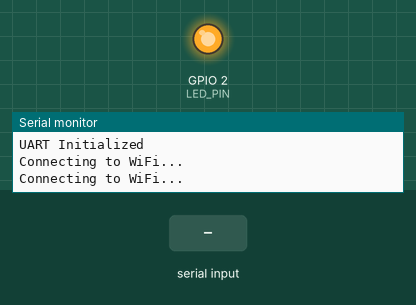
Recording of a sketch running on a simulated ESP32. On the bench: output pins drawn as LEDs (lit = HIGH), the last lines printed to the serial monitor. The test bench sets the inputs (shaded band). WiFi joins after 1.5 s; servers stay silent unless stated; no MQTT or app messages arrive unless stated.

Above: at 1.4 s.
1.5 s: "1\n" received over Serial
At 5.6 s:
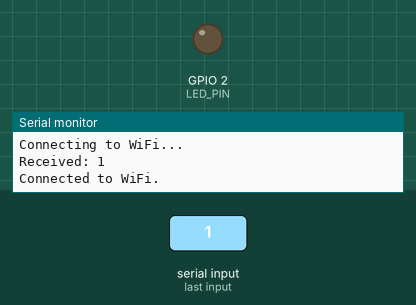
Timing chart, 0 to 7.8 s (numbered marks = the images above; inputs shaded):
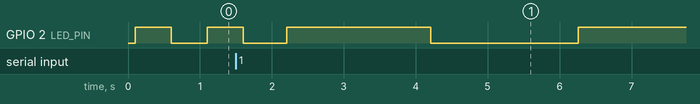

The sketch:

Assignment.ino
```cpp
#include <WiFi.h>
#include <PubSubClient.h>
#include <freertos/queue.h>

// Task handles for managing FreeRTOS tasks
TaskHandle_t WiFiAndMQTTTaskHandle;
TaskHandle_t SerialProcessingTaskHandle;

// GPIO pin for the onboard LED
#define LED_PIN 2

// WiFi and MQTT configurations
const char* WIFI_SSID = "Galaxy M205669";  // WiFi SSID
const char* WIFI_PASSWORD = "1234567788";  // WiFi password
const char* MQTT_SERVER = "test.mosquitto.org";  // MQTT broker address
const char* MQTT_TOPIC = "esp32/serialData";  // MQTT topic for publishing data

// Queue to store data received from UART
QueueHandle_t uartDataQueue;

// WiFi and MQTT clients
WiFiClient espWiFiClient;
PubSubClient mqttClient(espWiFiClient);

// Function to connect to WiFi
void connectToWiFi() {
  WiFi.mode(WIFI_STA);
  WiFi.begin(WIFI_SSID, WIFI_PASSWORD);
  while (WiFi.status() != WL_CONNECTED) {
    Serial.println("Connecting to WiFi...");
    digitalWrite(LED_PIN, HIGH);
    vTaskDelay(500 / portTICK_PERIOD_MS);
    digitalWrite(LED_PIN, LOW);
    vTaskDelay(500 / portTICK_PERIOD_MS);
  }
  Serial.println("Connected to WiFi.");
}

// Function to connect to the MQTT broker
void connectToMQTT() {
  mqttClient.setServer(MQTT_SERVER, 1883);
  while (!mqttClient.connected()) {
    Serial.println("Connecting to MQTT broker...");
    if (mqttClient.connect("ESP32Clienttest2")) {
      Serial.println("Connected to MQTT broker.");
      digitalWrite(LED_PIN, HIGH);
    } else {
      Serial.print("Failed to connect to MQTT. State: ");
      Serial.println(mqttClient.state());
      digitalWrite(LED_PIN, LOW);
      vTaskDelay(2000 / portTICK_PERIOD_MS);
    }
  }
}

// Task to manage WiFi and MQTT operations (runs on core 0)
void WiFiAndMQTTTaskCore0(void* parameters) {
  connectToWiFi();

  while (true) {
    vTaskDelay(100 / portTICK_PERIOD_MS);

    if (WiFi.status() == WL_CONNECTED) {
      digitalWrite(LED_PIN, HIGH);
      vTaskDelay(2000 / portTICK_PERIOD_MS);
      digitalWrite(LED_PIN, LOW);
      vTaskDelay(2000 / portTICK_PERIOD_MS);

      connectToMQTT();
      Serial.println("MQTT connected");

      while (true) {
        vTaskDelay(500 / portTICK_PERIOD_MS);
        char receivedData[100];
        if (xQueueReceive(uartDataQueue, &receivedData, 0)) {
          mqttClient.publish(MQTT_TOPIC, String(receivedData).c_str(), true);
          Serial.println("Publishing data");
          mqttClient.loop();
          vTaskDelay(100 / portTICK_PERIOD_MS);
        }
        vTaskDelay(100 / portTICK_PERIOD_MS);
      }
    } else {
      connectToWiFi();
    }
  }
}

// Task to process serial input data (runs on core 1)
void SerialProcessingTaskCore1(void* parameters) {
  Serial.begin(9600);
  Serial.println("UART Initialized");
  delay(1000);

  while (true) {
    if (Serial.available()) {
      String serialData = Serial.readStringUntil('\n');
      serialData.trim();

      if (serialData.length() > 0) {
        Serial.print("Received: ");
        Serial.println(serialData);

        // Send the data to the queue for further processing
        xQueueSend(uartDataQueue, serialData.c_str(), portMAX_DELAY);
      }
      vTaskDelay(100 / portTICK_PERIOD_MS);
    }
  }
}

void setup() {
  pinMode(LED_PIN, OUTPUT);  // Configure LED pin as output

  // Create a queue to store serial data
  uartDataQueue = xQueueCreate(10, sizeof(char) * 100);

  // Create task to handle serial input (core 1)
  xTaskCreatePinnedToCore(
    SerialProcessingTaskCore1,
    "SerialProcessingTask",
    4096,
    NULL,
    1,
    &SerialProcessingTaskHandle,
    1
  );
  vTaskDelay(100 / portTICK_PERIOD_MS);

  // Create task to handle WiFi and MQTT operations (core 0)
  xTaskCreatePinnedToCore(
    WiFiAndMQTTTaskCore0,
    "WiFiAndMQTTTask",
    4096,
    NULL,
    1,
    &WiFiAndMQTTTaskHandle,
    0
  );
  vTaskDelay(100 / portTICK_PERIOD_MS);
}

void loop() {
  // Main loop intentionally left empty, put your main code here, to run repeatedly
}
```
